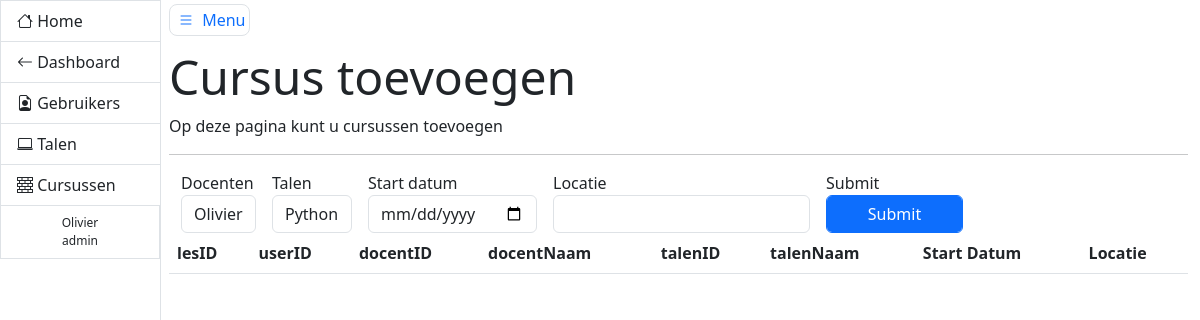
The app's page /admin/add/ (signed in), older data.
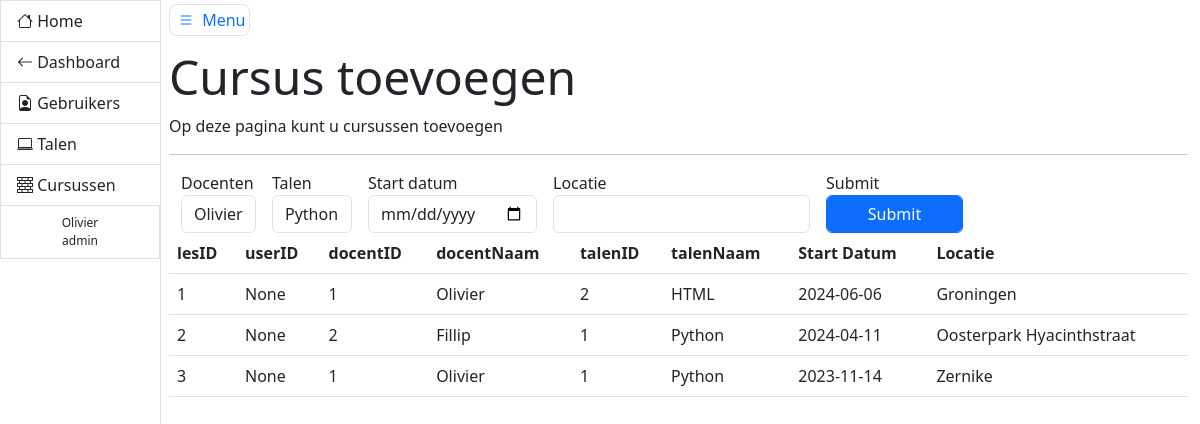
The same page, newer data.
### models.py (models this page shows, shortened)
class Lessen(db.Model):
    lesID = db.Column(db.Integer, primary_key=True, autoincrement=True)
    userID = db.Column(db.Integer, db.ForeignKey('users.id'), nullable=True)
    docentID = db.Column(db.Integer, db.ForeignKey('users.id'))
    talenID = db.Column(db.Integer, db.ForeignKey('talen.id'), nullable=False)
    startDatum = db.Column(db.Date, nullable=True)
    locatie = db.Column(db.String(), nullable=False)

class User(db.Model, UserMixin):
    __tablename__ = 'users'
    id = db.Column(db.Integer, primary_key=True, autoincrement=True)
    email = db.Column(db.String(), nullable=False, unique=True)
    username = db.Column(db.String(), nullable=False, unique=True)
    role = db.Column(db.String(), nullable=False, default='user')
    password_hash = db.Column(db.String(128))

class Talen(db.Model):
    id = db.Column(db.Integer, primary_key=True, autoincrement=True)
    name = db.Column(db.String(), nullable=False, unique=True)
    lessen = relationship("Lessen", cascade="all, delete-orphan")

### admin/views.py (the view, shortened to what this page needs)
@admin_blueprint.route('/add/', methods=['GET', 'POST'])
@login_required
@admin_required
def add():
    form = CreateCursus()
    namen = db.session.query(User.id, User.username).filter(User.role == 'admin').all()
    talen = db.session.query(Talen.id, Talen.name).all()
    cursussen = Lessen.query.all()
    form.docenten.choices = [(f'{naam[0]}', naam[1]) for naam in namen]
    form.talen.choices = [(f'{talen[0]}', talen[1]) for talen in talen]
    talendict = {}
    docentendict = {}
    for talen in form.talen.choices:
        talendict[int(talen[0])] = talen[1]
    for docent in form.docenten.choices:
        docentendict[int(docent[0])] = docent[1]
    print(form.docenten.choices)
    return render_template('formtest.html', form=form, cursussen=cursussen, talendict=talendict,
                           docentendict=docentendict)

### admin/forms.py
class CreateCursus(FlaskForm):
    docenten = SelectField('Docenten', validators=[DataRequired()], choices=[], validate_choice=False)
    talen = SelectField('Talen', validators=[DataRequired()], choices=[], validate_choice=False)
    locatie = StringField('Locatie', validators=[DataRequired()])
    datum = DateField('Start datum', validators=[DataRequired()], format='%Y-%m-%d')
    submit = SubmitField('Submit')

### __init__.py (called while the page is built)
@login_manager.user_loader
def get_user(user_id):
    try:
        return User.query.get(int(user_id))
    except:
        return None

### admin/templates/formtest.html (shortened to what this page needs)
{% extends 'adminbase.html' %}
{% block header %}
    <h5 class="display-5">Cursus toevoegen</h5>
{% endblock %}
{% block bheader %}
    <p>Op deze pagina kunt u cursussen toevoegen</p>
{% endblock %}
{% block content %}
    <div class="container">
        <div class="row">
            <form method="post">
                <div class="row g-3 align-items-center">
                    <div class="col-auto">
                        {{ form.docenten.label }}
                        {{ form.docenten(class_='form-control') }}
                    </div>
                    <div class="col-auto">
                        {{ form.talen.label }}
                        {{ form.talen(class_='form-control') }}
                    </div>
                    <div class="col-auto">
                        {{ form.datum.label }}
                        {{ form.datum(class_='form-control') }}
                    </div>
                    <div class="col-auto">
                        {{ form.locatie.label }}
                        {{ form.locatie(class_='form-control') }}
                    </div>
                    <div class="col-auto">
                        {{ form.submit.label }}
                        {{ form.submit(class_='btn btn-primary form-control') }}
                    </div>
                </div>
            </form>
        </div>
    </div>
    <table class="table">
        <thead>
        <tr>
            <th scope="col">lesID</th>
            <th scope="col">userID</th>
            <th scope="col">docentID</th>
            <th scope="col">docentNaam</th>
            <th scope="col">talenID</th>
            <th scope="col">talenNaam</th>
            <th scope="col">Start Datum</th>
            <th scope="col">Locatie</th>
        </tr>
        </thead>
        <tbody>
        {% for cursus in cursussen %}
            <tr>
                <td>{{ cursus.lesID }}</td>
                <td>{{ cursus.userID }}</td>
                <td>{{ cursus.docentID }}</td>
                <td>{{ docentendict[cursus.docentID] }}</td>
                <td>{{ cursus.talenID }}</td>
                <td>{{ talendict[cursus.talenID] }}</td>
                <td>{{ cursus.startDatum }}</td>
                <td>{{ cursus.locatie }}</td>
            </tr>
        {% endfor %}
        </tbody>
    </table>
{% endblock %}

Row changes from the older to the newer data that the page shows:
added Lessen: lesID "1", userID "None", docentID "1", docentID.username "Olivier", talenID "2", talenID.name "HTML", startDatum "2024-06-06", locatie "Groningen"
added Lessen: lesID "2", userID "None", docentID "2", docentID.username "Fillip", talenID "1", talenID.name "Python", startDatum "2024-04-11", locatie "Oosterpark Hyacinthstraat"
added Lessen: lesID "3", userID "None", docentID "1", docentID.username "Olivier", talenID "1", talenID.name "Python", startDatum "2023-11-14", locatie "Zernike"
